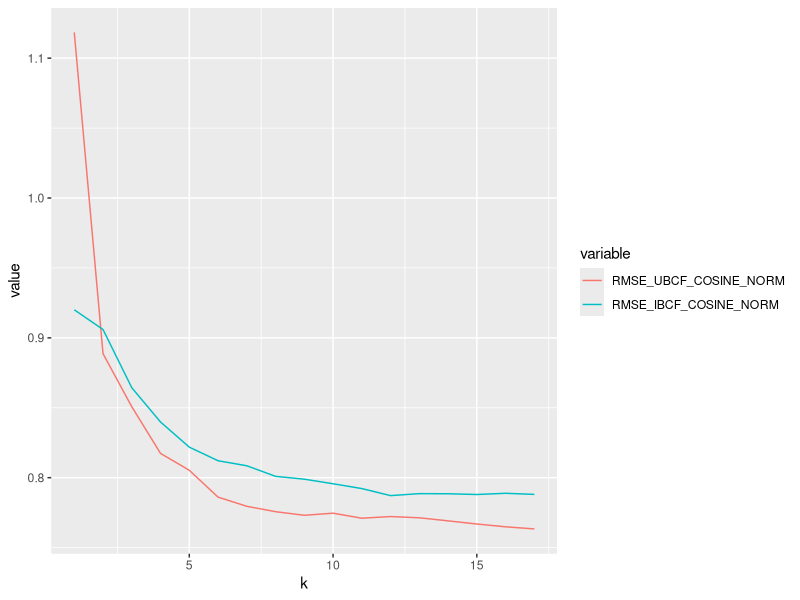

Write the R code that produced this figure.
library("reshape2")
library("ggplot2")

cf_k_table <- read.delim(text="
k RMSE_UBCF_COSINE_NORM RMSE_IBCF_COSINE_NORM
1 1.11839 0.920048
2 0.888671 0.905941
3 0.850719 0.864337
4 0.817349 0.839805
5 0.805295 0.821832
6 0.786088 0.812109
7 0.779532 0.808517
8 0.775688 0.80096
9 0.773115 0.798931
10 0.774617 0.795652
11 0.771025 0.792216
12 0.772224 0.787178
13 0.771314 0.788605
14 0.769123 0.788509
15 0.766873 0.787973
16 0.764871 0.78885
17 0.763372 0.78805
",as.is=TRUE,sep=" ",header=TRUE)


mdf <- melt(cf_k_table, id="k")
ggplot(data=mdf,
       aes(x=k, y=value, colour=variable)) +
  geom_line()